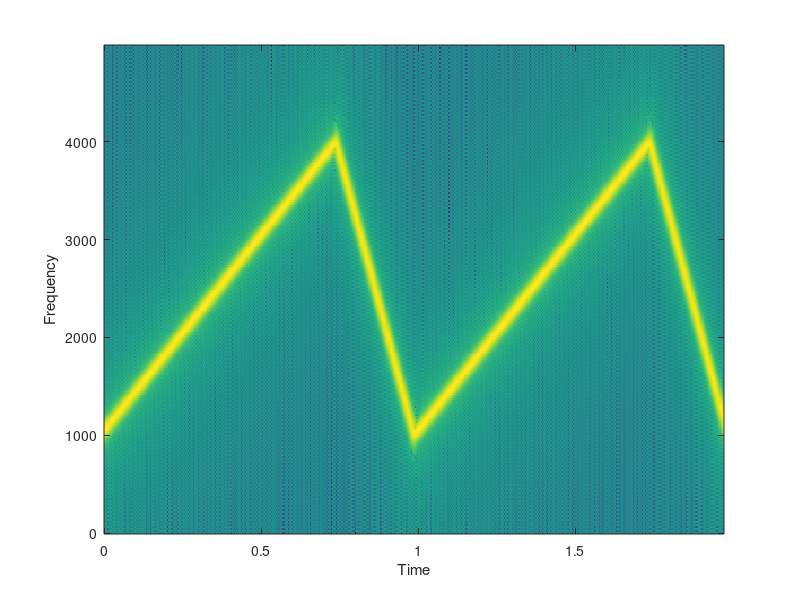

Reproduce this figure in MATLAB. (Note: this script raises an error after producing the figure.)
clear
fs = 10000;
t = 0:1/fs:2;
x = sawtooth(2*pi*t,.75);
y = vco(x,[0.1 0.4]*fs,fs);
specgram(y,512,fs,kaiser(256,5),220)
% [B,F,T] = SPECGRAM(A,NFFT,Fs,WINDOW,NOVERLAP)
specgramdemo(y,fs)
